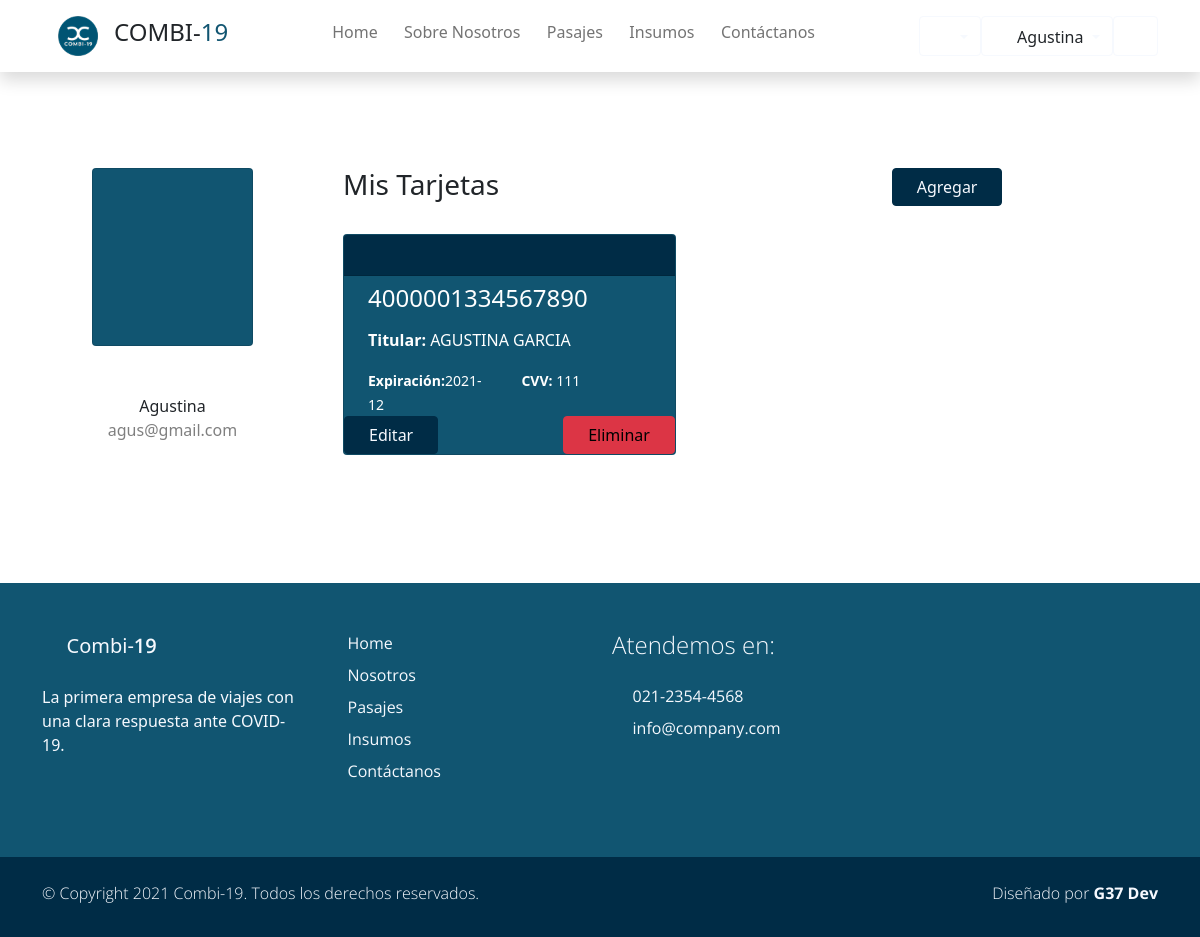
Screenshot of /tarjetas (signed in) with the database file from the repository.
### users/models.py (models this page shows, shortened)
class Account(AbstractBaseUser):
    email               = models.EmailField(verbose_name="email", max_length=60, unique=True)
    dni                 = models.IntegerField(verbose_name="dni", unique=True,)
    first_name          = models.CharField(max_length=30, verbose_name='Nombre')
    last_name           = models.CharField(max_length=30, verbose_name='Apellido')
    date_of_birth       = models.DateField(blank=True, null=True)
    is_GOLD             = models.BooleanField(default=False)
    _is_admin           = models.BooleanField(default=False)
    is_active           = models.BooleanField(default=True)
    is_staff            = models.BooleanField(default=False)
    _is_superuser       = models.BooleanField(default=False)
    objects = MyAccountManager()
    class Meta:
        verbose_name        = "Usuario"
        verbose_name_plural = "Usuarios"
    USERNAME_FIELD = 'email'
    REQUIRED_FIELDS = ['dni', 'first_name', 'last_name', 'date_of_birth']
    @property
    def is_superuser(self):
        return self.is_admin
    @property
    def is_admin(self):
        return self.is_staff
    @property
    def es_chofer(self):
        try:
            chofer = self.chofer
            return True
        except Chofer.DoesNotExist:
            return False

class Tarjeta(models.Model):
    usuario = models.ForeignKey(Account, on_delete=models.CASCADE, null=True)
    nro = models.BigIntegerField(blank=True, null=True, verbose_name='Numero de tarjerta')
    nombre_titular = models.CharField(max_length= 40)
    fecha_vencimiento = models.CharField(max_length=10 ,default=None,null=True)
    cvv = models.IntegerField(default=None, null=True)
    class Meta:
        verbose_name="Tarjeta"
        verbose_name_plural="Tarjetas"

### users/views.py (the view)
def mistarjetas_view(request):
    tarjetas = Tarjeta.objects.filter(usuario_id=request.user.id)
    return render(request, "users/mistarjetas.html", {"tarjetas": tarjetas})

### carro/context_processor.py (called while the page is built)
def importe_total(request):
    total=0
    if request.user.is_authenticated:
        if 'carro' in request.session:
            for key,value in request.session['carro'].items():
                total = total +(float(value['precio']))#*value['cantidad'])
    return {'importe_total':total}

### users/templates/users/mistarjetas.html (shortened to what this page needs)
{% extends 'Combi19App/base.html' %}
{% load static %}
{% block content %}
<div class="container rounded bg-white mt-5 mb-5">
    <div class="row">
        <div class="col-md-3 border-right">
            <div class="d-flex flex-column align-items-center text-center p-3 py-5">
                <div class="card partner-wap  py-5 px-5">
                    <i class='display-1 text-white bx bx-user'></i>
                </div>
                <span class="font-weight-bold pt-5">{{request.user.first_name}}</span>
                <span class="text-black-50">{{request.user.email}}</span>
            </div>
        </div>
        <div class="col-md-9 border-right">
            <div class="p-3 py-5">
                <div class="row justify-content-between">
                    <h4 class="h3 text-right pb-4 col-md-4">Mis Tarjetas</h4>
                    <span class=" col-md-4">
                        <a href="{% url 'Nueva Tarjeta' %}">
                            <button type="button" class="btn btn-primary px-4">Agregar</button>
                        </a>
                    </span>
                </div>
                <div class="d-flex justify-content-between align-items-center mb-3">
                        {% if tarjetas %}
                            {% for tarjeta in tarjetas %}
                                <div class="col-md-5">
                                    <div class="card text-white bg-primary mb-3">
                                        <div class="card-header bg-secondary">
                                            <i class='bx bx-credit-card-front'></i>
                                        </div>
                                        <h4 class="px-4 py-2">
                                            {{tarjeta.nro}}
                                        </h4>
                                        <p class="card-text px-4"><b>Titular: </b>{{tarjeta.nombre_titular}}</p>
                                        <div class="row px-4">
                                            <div class="col-sm-6">
                                                <small>
                                                    <strong>Expiración:</strong>{{tarjeta.fecha_vencimiento}}
                                                </small>
                                            </div>
                                            <div class="col-sm-6 text-right pb-3">
                                                <small>
                                                    <strong>CVV:</strong> {{tarjeta.cvv}}
                                                </small>
                                            </div>
                                        </div>
                                        <div class="btn-group justify-content-between " role="group" aria-label="Basic example">
                                            <a href="{% url 'Editar Tarjeta' tarjeta_id=tarjeta.id %}"><button type="button" class="btn btn-primary px-4">Editar</button></a>
                                            <a href="{% url 'Eliminar Tarjeta' tarjeta_id=tarjeta.id %}"><button type="button" class="btn btn-danger px-4">Eliminar</button></a>
                                        </div>
                                    </div>
                                </div>
                            {% endfor %}
                        {% else %}
                            <h5 class="h5 text-muted mx-4 col-12">Actualmente no tenés tarjetas registradas. Sin al menos una, no podés adquirir pasajes, insumos y/o una suscripción GOLD.</h5>
                        {% endif %}
                    </div>
                </div>
            </div>
        </div>
    </div>
</div>
{% endblock %}

### Combi19App/templates/Combi19App/base.html (shortened to what this page needs)
{% load static %}
<!DOCTYPE html>
<html lang="es">
<head>
    {% load static %}
    <link href="{% static 'Combi19App/css/bootstrap.min.css' %}" rel="stylesheet">
    <link href="{% static 'Combi19App/css/boxicon.min.css' %}" rel="stylesheet">
    <link rel="stylesheet" href="{% static 'Combi19App/css/estilos.css' %}">
</head>
<body>
    <nav id="main_nav" class="navbar navbar-expand-lg navbar-light bg-white shadow">
        <div class="container d-flex justify-content-center align-items-center">
            <a class="navbar-brand h1 " href="index.html">
                <a class="navbar-brand" href="#!"><img src="{% static 'Combi19App/img/logo_is_chiquito.png' %}" width="40">
                </a>
                <span class="text-dark h4">COMBI-</span><span class="text-primary h4">19</span></a>
            <div class="align-self-center collapse navbar-collapse flex-fill  d-lg-flex justify-content-lg-between" id="navbar-toggler-success">
                <div class="flex-fill mx-xl-5 mb-2">
                    <ul class="nav navbar-nav d-flex justify-content-between mx-xl-5 text-center text-dark">
                       <li class="nav-item">
                            <a class="nav-link btn-outline-primary rounded-pill px-2" href="{% url 'Home' %}">Home</a>
                        </li>
                        <li class="nav-item">
                            <a class="nav-link btn-outline-primary rounded-pill px-2" href="{% url 'About' %}">Sobre Nosotros</a>
                        </li>
                        <li class="nav-item">
                            <a class="nav-link btn-outline-primary rounded-pill px-2" href="{% url 'Pasajes' %}">Pasajes</a>
                        </li>
                        <li class="nav-item">
                            <a class="nav-link btn-outline-primary rounded-pill px-2" href="{% url 'Insumos' %}">Insumos</a>
                        </li>
                        <li class="nav-item">
                            <a class="nav-link btn-outline-primary rounded-pill px-2" href="{% url 'Contacto' %}">Contáctanos</a>
                        </li>
                    </ul>
                </div>
                <div class="navbar align-self-center">
                    <div class="btn-group" role="group">
                        <div class="btn-group" role="group">
                            <button class="btn btn-outline-light dropdown-toggle" type="button" id="dropdownMenuButton1" data-toggle="dropdown" aria-haspopup="true" aria-expanded="false">
                                <i class='bx bx-help-circle bx-sm bx-tada-hover text-primary'></i>
                            </button>
                        </div>
                    </div>
                    <div class="btn-group" role="group">
                        <div class="btn-group" role="group">
                            <button class="btn btn-outline-light dropdown-toggle" type="button" id="dropdownMenuButton" data-toggle="dropdown" aria-haspopup="true" aria-expanded="false">
                                {% if request.user.es_chofer %}
                                    <i class='bx bx-bus bx-sm text-primary''></i>
                                {% else %}
                                    <i class='bx bx-user-circle bx-sm text-primary'></i>
                                {% endif %}
                                <span class="text-dark">{{ request.user.first_name }}</span>
                            </button>
                        </div>
                    </div>
                    <div>
                        <a class="btn btn-outline-light" href="{% url 'Logout' %}">
                            <i class='bx bx-log-out-circle bx-sm text-primary'></i>
                        </a>
                    </div>
                    </div>
                </div>
            </div>
    </nav>
    <div class="main">
        {% block content %}
        {% endblock content %}
    <footer class="bg-primary pt-4">
        <div class="container">
            <div class="row py-4">
                <div class="col-lg-3 col-12 align-left">
                    <a class="navbar-brand" href="index.html">
                        <i class='bx bx-bus bx-sm text-light'></i>
                        <span class="text-light h5">Combi-</span><span class="text-light h5 semi-bold-600">19</span>
                    </a>
                    <p class="text-light my-lg-4 my-2">
                        La primera empresa de viajes con una clara respuesta ante COVID-19.
                    </p>
                    <ul class="list-inline footer-icons light-300">
                        <li class="list-inline-item m-0">
                            <a class="text-light" target="_blank" href="http://facebook.com/">
                                <i class='bx bxl-facebook-square bx-md'></i>
                            </a>
                        </li>
                        <li class="list-inline-item m-0">
                            <a class="text-light" target="_blank" href="https://www.linkedin.com/">
                                <i class='bx bxl-linkedin-square bx-md'></i>
                            </a>
                        </li>
                        <li class="list-inline-item m-0">
                            <a class="text-light" target="_blank" href="https://www.whatsapp.com/">
                                <i class='bx bxl-whatsapp-square bx-md'></i>
                            </a>
                        </li>
                    </ul>
                </div>
                <div class="col-lg-3 col-md-4 my-sm-0 mt-4">
                        <ul class="list-unstyled text-light light-300">
                            <li class="pb-2">
                                <i class='bx-fw bx bxs-chevron-right bx-xs'></i><a class="text-decoration-none text-light"
								href="{% url 'Home' %}">Home</a>
                            </li>
                            <li class="pb-2">
                                <i class='bx-fw bx bxs-chevron-right bx-xs'></i><a class="text-decoration-none text-light py-1"
								href="{% url 'About' %}">Nosotros</a>
                            </li>
                            <li class="pb-2">
                                <i class='bx-fw bx bxs-chevron-right bx-xs'></i><a class="text-decoration-none text-light py-1"
								href="#">Pasajes</a>
                            </li>
                            <li class="pb-2">
                                <i class='bx-fw bx bxs-chevron-right bx-xs'></i></i><a class="text-decoration-none text-light py-1"
								href="#"">Insumos</a>
                            </li>
                            <li class="pb-2">
                                <i class='bx-fw bx bxs-chevron-right bx-xs'></i><a class="text-decoration-none text-light py-1"
								href="#">Contáctanos</a>
                            </li>
                        </ul>
                </div>
                <div class="col-lg-3 col-md-4 my-sm-0 mt-4">
                    <h2 class="h4 pb-lg-3 text-light light-300">Atendemos en:</h2>
                    <ul class="list-unstyled text-light light-300">
                        <li class="pb-2">
                            <i class='bx-fw bx bx-phone bx-xs'></i><a class="text-decoration-none text-light py-1"
							href="tel:010-020-0340">021-2354-4568</a>
                        </li>
                        <li class="pb-2">
                            <i class='bx-fw bx bx-mail-send bx-xs'></i><a class="text-decoration-none text-light py-1"
							href="mailto:info@company.com">info@company.com</a>
                        </li>
                    </ul>
                </div>
            </div>
        </div>
        <div class="w-100 bg-secondary py-3">
            <div class="container">
                <div class="row pt-2">
                    <div class="col-lg-6 col-sm-12">
                        <p class="text-lg-start text-center text-light light-300">
                            © Copyright 2021 Combi-19. Todos los derechos reservados.
                        </p>
                    </div>
                    <div class="col-lg-6 col-sm-12">
                        <p class="text-lg-end text-center text-light light-300">
                            Diseñado por <a rel="sponsored" class="text-decoration-none text-light"
							href="https://cursophp.com.ar/" target="_blank"><strong>G37 Dev</strong></a>
                        </p>
                    </div>
                </div>
            </div>
        </div>
    </footer>

### Combi19App/static/Combi19App/css/estilos.css (style rules this page uses)
html { font-family: 'Open Sans', sans-serif; }
p, a { font-weight: 400; }
.h3 { font-size: 28px; }
.light-300 { font-family: 'Open Sans', sans-serif !important; font-weight: 300; }
.semi-bold-600 { font-family: 'Open Sans', sans-serif !important; font-weight: 600; }
.text-primary { color: #115571 !important }
.btn-primary { color: #f6f9fe; background-color: #002c46; border-color: #002c46; }
.btn-outline-primary { color: #002c46; border-color: #002c46; }
.bg-primary { background-color: #115571 !important; }
.bg-secondary { background-color: #002c46 !important; }
.partner-wap { background-color: #115571; transition: 1s; cursor: pointer; }

### rows the page displays
Account: user.first_name "Agustina", user.email "agus@gmail.com"
Tarjeta: nro "4000001334567890", nombre_titular "AGUSTINA GARCIA", fecha_vencimiento "2021-12", cvv "111"
